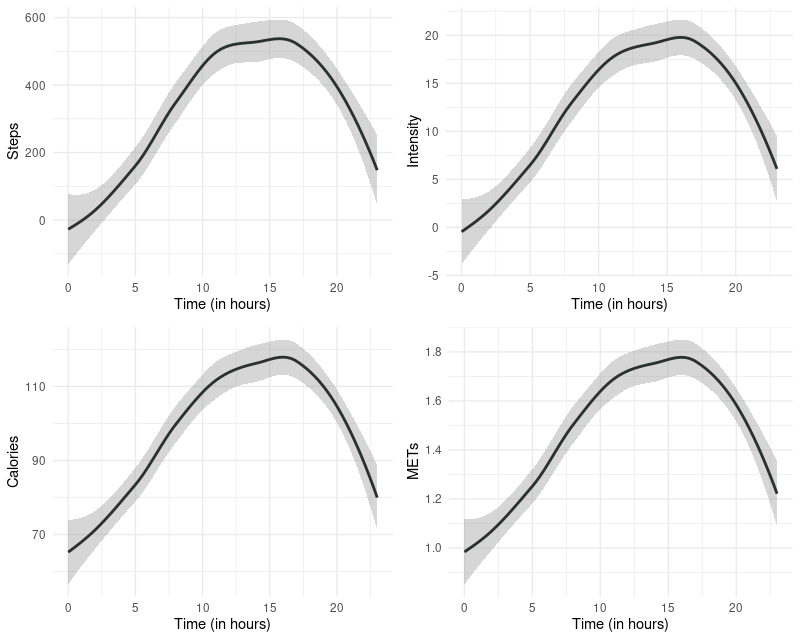

Write R code to recreate this figure.
hourlyCalories_merged_2 <- hourlyCalories_merged %>% mutate(ActivityHour=mdy_hms(ActivityHour))

hourlyCalories_merged_2 <- hourlyCalories_merged_2 %>% mutate(Hour=hour(ActivityHour))

hourlySteps_merged_2 <- hourlySteps_merged %>% mutate(ActivityHour=mdy_hms(ActivityHour))

hourlySteps_merged_2 <- hourlySteps_merged_2 %>% mutate(Hour=hour(ActivityHour))

hourlyIntensities_merged_2 <- hourlyIntensities_merged %>% mutate(ActivityHour=mdy_hms(ActivityHour))

hourlyIntensities_merged_2 <- hourlyIntensities_merged_2 %>% mutate(Hour=hour(ActivityHour))

calorie_avg <- hourlyCalories_merged_2 %>% group_by(Hour) %>% summarize(Calories=mean(Calories))

steps_avg <- hourlySteps_merged_2 %>% group_by(Hour) %>% summarize(Steps=mean(StepTotal))

intensity_avg <- hourlyIntensities_merged_2 %>% group_by(Hour) %>% summarize(Intensity=mean(TotalIntensity))

mean_calories <- mean(hourlyCalories_merged_2$Calories)
mean_steps <- mean(hourlyCalories_merged_2$StepTotal)
mean_intensities <- mean(hourlyIntensities_merged_2$TotalIntensity)


cal <- ggplot(data=calorie_avg, aes(y=Calories, x=Hour))+
  geom_smooth(color="#2A322E")+
  theme_minimal()+
  xlab("Time (in hours)")

ste <- ggplot(data=steps_avg, aes(y=Steps, x=Hour))+
  geom_smooth(color="#2A322E")+
  theme_minimal()+
  xlab("Time (in hours)")

int <- ggplot(data=intensity_avg, aes(y=Intensity, x=Hour))+
  geom_smooth(color="#2A322E")+
  theme_minimal()+
  ylab("Intensity")+
  xlab("Time (in hours)")

mets <- ggplot(data=MET_avg, aes(y=METs, x=Hour))+
  geom_smooth(show.legend=FALSE, color="#2A322E")+
  theme_minimal()+
  xlab("Time (in hours)")

library(ggpubr)

ggarrange(ste, int, cal, mets,
          ncol = 2, nrow = 2)
